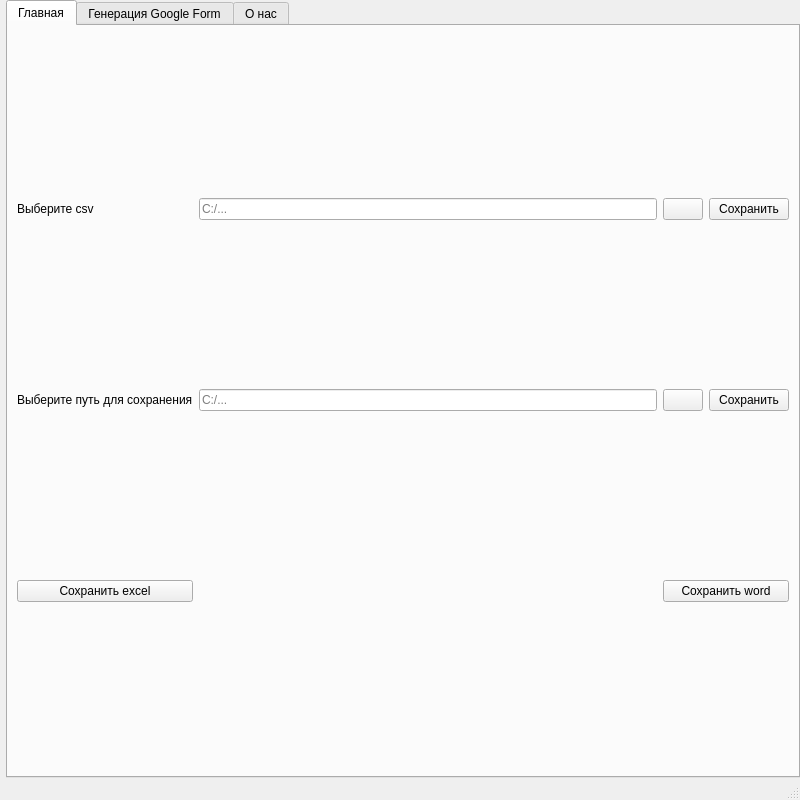
<?xml version="1.0" encoding="UTF-8"?>
<ui version="4.0">
 <class>MainWindow</class>
 <widget class="QMainWindow" name="MainWindow">
  <property name="geometry">
   <rect>
    <x>0</x>
    <y>0</y>
    <width>800</width>
    <height>800</height>
   </rect>
  </property>
  <property name="sizePolicy">
   <sizepolicy hsizetype="Expanding" vsizetype="Expanding">
    <horstretch>0</horstretch>
    <verstretch>0</verstretch>
   </sizepolicy>
  </property>
  <property name="minimumSize">
   <size>
    <width>800</width>
    <height>800</height>
   </size>
  </property>
  <property name="windowTitle">
   <string>Студенческая оценка преподавания</string>
  </property>
  <widget class="QWidget" name="centralwidget">
   <property name="sizePolicy">
    <sizepolicy hsizetype="Expanding" vsizetype="Expanding">
     <horstretch>0</horstretch>
     <verstretch>0</verstretch>
    </sizepolicy>
   </property>
   <property name="maximumSize">
    <size>
     <width>16777215</width>
     <height>16777215</height>
    </size>
   </property>
   <layout class="QFormLayout" name="formLayout">
    <property name="leftMargin">
     <number>0</number>
    </property>
    <property name="topMargin">
     <number>0</number>
    </property>
    <property name="rightMargin">
     <number>0</number>
    </property>
    <property name="bottomMargin">
     <number>0</number>
    </property>
    <item row="0" column="0">
     <layout class="QGridLayout" name="gridLayout"/>
    </item>
    <item row="0" column="1">
     <widget class="QTabWidget" name="tabWidget">
      <property name="currentIndex">
       <number>0</number>
      </property>
      <widget class="QWidget" name="main_tab">
       <attribute name="title">
        <string>Главная</string>
       </attribute>
       <layout class="QGridLayout" name="gridLayout_4">
        <item row="0" column="0">
         <widget class="QLabel" name="label_7">
          <property name="text">
           <string>Выберите csv</string>
          </property>
         </widget>
        </item>
        <item row="0" column="2">
         <widget class="QLineEdit" name="csv_path">
          <property name="placeholderText">
           <string>C:/...</string>
          </property>
         </widget>
        </item>
        <item row="0" column="4">
         <widget class="QPushButton" name="csv_save">
          <property name="text">
           <string>Сохранить</string>
          </property>
         </widget>
        </item>
        <item row="2" column="0">
         <widget class="QPushButton" name="save_excel">
          <property name="text">
           <string>Сохранить excel</string>
          </property>
         </widget>
        </item>
        <item row="1" column="0">
         <widget class="QLabel" name="label_8">
          <property name="text">
           <string>Выберите путь для сохранения</string>
          </property>
         </widget>
        </item>
        <item row="1" column="2">
         <widget class="QLineEdit" name="out_path">
          <property name="placeholderText">
           <string>C:/...</string>
          </property>
         </widget>
        </item>
        <item row="1" column="4">
         <widget class="QPushButton" name="save_out">
          <property name="text">
           <string>Сохранить</string>
          </property>
         </widget>
        </item>
        <item row="0" column="3">
         <widget class="QPushButton" name="csv_picker">
          <property name="text">
           <string/>
          </property>
         </widget>
        </item>
        <item row="1" column="3">
         <widget class="QPushButton" name="out_file_picker">
          <property name="text">
           <string/>
          </property>
         </widget>
        </item>
        <item row="2" column="3" colspan="2">
         <widget class="QPushButton" name="save_word">
          <property name="text">
           <string>Сохранить word</string>
          </property>
         </widget>
        </item>
       </layout>
      </widget>
      <widget class="QWidget" name="generating_gform_tab">
       <property name="sizePolicy">
        <sizepolicy hsizetype="Preferred" vsizetype="Preferred">
         <horstretch>0</horstretch>
         <verstretch>0</verstretch>
        </sizepolicy>
       </property>
       <property name="layoutDirection">
        <enum>Qt::LeftToRight</enum>
       </property>
       <property name="autoFillBackground">
        <bool>false</bool>
       </property>
       <attribute name="title">
        <string>Генерация Google Form</string>
       </attribute>
       <layout class="QGridLayout" name="_2" columnstretch="0,0,0,0">
        <item row="4" column="3">
         <widget class="QTextEdit" name="teachers">
          <property name="placeholderText">
           <string>&quot;ФИО 1&quot;, &quot;ФИО 2&quot;, ...</string>
          </property>
         </widget>
        </item>
        <item row="3" column="3">
         <widget class="QTextEdit" name="subjects">
          <property name="placeholderText">
           <string>&quot;Макроэкономика&quot;, &quot;SWOT-анализ&quot;, &quot;Менеджмент: концепции и технологии 21 века&quot;, &quot;Маркетинг&quot;, &quot;Теория вероятностей и математическая статистика&quot;, &quot;Правовая грамотность&quot;, &quot;Английский язык&quot;, &quot;История России&quot;</string>
          </property>
         </widget>
        </item>
        <item row="3" column="0">
         <widget class="QLabel" name="label_4">
          <property name="text">
           <string>Предметы (в кавчках, через запятую):</string>
          </property>
         </widget>
        </item>
        <item row="8" column="0">
         <widget class="QComboBox" name="questions_for_teachers_combobox">
          <property name="maximumSize">
           <size>
            <width>300</width>
            <height>16777215</height>
           </size>
          </property>
          <item>
           <property name="text">
            <string>Ясность требований, предъявляемых к студентам: </string>
           </property>
          </item>
          <item>
           <property name="text">
            <string>Ясность и последовательность изложения материала:</string>
           </property>
          </item>
          <item>
           <property name="text">
            <string>Контакт преподавателя с аудиторией:</string>
           </property>
          </item>
          <item>
           <property name="text">
            <string>Возможность внеаудиторного общения по учебным и научным вопросам:</string>
           </property>
          </item>
          <item>
           <property name="text">
            <string>Что вам нравится в работе данного преподавателя (успешные практики и форматы, стиль взаимодействия и др.)?</string>
           </property>
          </item>
          <item>
           <property name="text">
            <string>Что бы вы предложили изменить в работе данного преподавателя (чего не хватает, что кажется лишним и т.д.)?</string>
           </property>
          </item>
         </widget>
        </item>
        <item row="8" column="1">
         <widget class="QCheckBox" name="isrequired_subject_2">
          <property name="text">
           <string/>
          </property>
         </widget>
        </item>
        <item row="8" column="3">
         <widget class="QTextEdit" name="variants_for_teacher">
          <property name="placeholderText">
           <string>Варианты ответа (в кавычках, через запятую, поставить галочку если вопрос обязательный. Оставить поле пустым, если нужно вводить ответ с клавиатуры)</string>
          </property>
         </widget>
        </item>
        <item row="7" column="3">
         <widget class="QTextEdit" name="questions_for_teachers">
          <property name="html">
           <string>&lt;!DOCTYPE HTML PUBLIC &quot;-//W3C//DTD HTML 4.0//EN&quot; &quot;http://www.w3.org/TR/REC-html40/strict.dtd&quot;&gt;
&lt;html&gt;&lt;head&gt;&lt;meta name=&quot;qrichtext&quot; content=&quot;1&quot; /&gt;&lt;style type=&quot;text/css&quot;&gt;
p, li { white-space: pre-wrap; }
&lt;/style&gt;&lt;/head&gt;&lt;body style=&quot; font-family:'MS Shell Dlg 2'; font-size:7.8pt; font-weight:400; font-style:normal;&quot;&gt;
&lt;p style=&quot;-qt-paragraph-type:empty; margin-top:0px; margin-bottom:0px; margin-left:0px; margin-right:0px; -qt-block-indent:0; text-indent:0px;&quot;&gt;&lt;br /&gt;&lt;/p&gt;&lt;/body&gt;&lt;/html&gt;</string>
          </property>
          <property name="placeholderText">
           <string>&quot;Ясность требований, предъявляемых к студентам: &quot;, ...</string>
          </property>
         </widget>
        </item>
        <item row="1" column="0">
         <widget class="QLabel" name="label_2">
          <property name="text">
           <string>Заголовок формы:</string>
          </property>
         </widget>
        </item>
        <item row="4" column="0">
         <widget class="QComboBox" name="subjects_combobox">
          <property name="sizePolicy">
           <sizepolicy hsizetype="Expanding" vsizetype="Fixed">
            <horstretch>0</horstretch>
            <verstretch>0</verstretch>
           </sizepolicy>
          </property>
          <property name="maximumSize">
           <size>
            <width>300</width>
            <height>16777215</height>
           </size>
          </property>
          <property name="editable">
           <bool>false</bool>
          </property>
          <property name="currentText">
           <string>Макроэкономика</string>
          </property>
          <item>
           <property name="text">
            <string>Макроэкономика</string>
           </property>
          </item>
          <item>
           <property name="text">
            <string>SWOT-анализ: проектный семинар</string>
           </property>
          </item>
          <item>
           <property name="text">
            <string>Менеджмент: концепции и технологии 21 века</string>
           </property>
          </item>
          <item>
           <property name="text">
            <string>Маркетинг</string>
           </property>
          </item>
          <item>
           <property name="text">
            <string>Теория вероятностей и математическая статистика</string>
           </property>
          </item>
          <item>
           <property name="text">
            <string>Правовая грамотность</string>
           </property>
          </item>
          <item>
           <property name="text">
            <string>Английский язык</string>
           </property>
          </item>
          <item>
           <property name="text">
            <string>История России</string>
           </property>
          </item>
         </widget>
        </item>
        <item row="0" column="0">
         <widget class="QLabel" name="label">
          <property name="text">
           <string>Ссылка на Google Script:</string>
          </property>
         </widget>
        </item>
        <item row="2" column="0">
         <widget class="QLabel" name="label_3">
          <property name="text">
           <string>Описание формы:</string>
          </property>
         </widget>
        </item>
        <item row="6" column="0">
         <widget class="QComboBox" name="questions_for_subject_combobox">
          <property name="sizePolicy">
           <sizepolicy hsizetype="Expanding" vsizetype="Fixed">
            <horstretch>0</horstretch>
            <verstretch>0</verstretch>
           </sizepolicy>
          </property>
          <property name="maximumSize">
           <size>
            <width>300</width>
            <height>16777215</height>
           </size>
          </property>
          <item>
           <property name="text">
            <string>Полезность курса для вашей будущей карьеры:</string>
           </property>
          </item>
          <item>
           <property name="text">
            <string>Полезность курса для расширения кругозора и разностороннего развития:</string>
           </property>
          </item>
          <item>
           <property name="text">
            <string>Новизна полученных знаний:</string>
           </property>
          </item>
          <item>
           <property name="text">
            <string>Сложность курса для успешного прохождения («1» — курс очень легкий, «10» — курс очень сложный для прохождения):</string>
           </property>
          </item>
          <item>
           <property name="text">
            <string>Оцените соответствие содержания курса (лекции, практические работы, самостоятельные работы студентов) с программой экзамена ( «1» — полное несоответствие,  «5» — полное соответствие):</string>
           </property>
          </item>
          <item>
           <property name="text">
            <string>Оцените сложность экзамена от 1 до 5 («1» - очень легкий, «5» - очень сложный):</string>
           </property>
          </item>
          <item>
           <property name="text">
            <string>Что показалось вам полезным в содержании и организации данного курса (эффективные подходы, интересные темы, формы контроля, значимость для определенных практических задач и т.д.)?</string>
           </property>
          </item>
          <item>
           <property name="text">
            <string>Что бы вы предложили изменить в содержании и организации данного курса (чего не хватило, что показалось лишним или неэффективным и т.д.):</string>
           </property>
          </item>
         </widget>
        </item>
        <item row="2" column="3">
         <widget class="QLineEdit" name="description_form">
          <property name="placeholderText">
           <string>Студенческая оценка преподавания — это ключевой механизм обратной связи об учебном процессе. Опрос анонимный.</string>
          </property>
         </widget>
        </item>
        <item row="6" column="3">
         <widget class="QTextEdit" name="variants_for_questions">
          <property name="placeholderText">
           <string>Варианты ответа (в кавычках, через запятую, поставить галочку если вопрос обязательный. Оставить поле пустым, если нужно вводить ответ с клавиатуры)</string>
          </property>
         </widget>
        </item>
        <item row="1" column="3">
         <widget class="QLineEdit" name="name_form">
          <property name="placeholderText">
           <string>Тестовая форма</string>
          </property>
         </widget>
        </item>
        <item row="7" column="0">
         <widget class="QLabel" name="label_6">
          <property name="text">
           <string>Вопросы для преподавателей:</string>
          </property>
         </widget>
        </item>
        <item row="6" column="1">
         <widget class="QCheckBox" name="isrequired_subject">
          <property name="text">
           <string/>
          </property>
         </widget>
        </item>
        <item row="5" column="3">
         <widget class="QTextEdit" name="questions_for_subject">
          <property name="placeholderText">
           <string>&quot;Полезность курса для вашей будущей карьеры:&quot;, ...</string>
          </property>
         </widget>
        </item>
        <item row="0" column="3">
         <widget class="QLineEdit" name="url_script">
          <property name="placeholderText">
           <string>/script.google.com/macros/s/*/exec</string>
          </property>
         </widget>
        </item>
        <item row="5" column="0">
         <widget class="QLabel" name="label_5">
          <property name="text">
           <string>Вопросы для дисциплин:</string>
          </property>
         </widget>
        </item>
        <item row="9" column="3">
         <widget class="QPushButton" name="finish_button">
          <property name="text">
           <string>Создать форму</string>
          </property>
         </widget>
        </item>
       </layout>
      </widget>
      <widget class="QWidget" name="about_tab">
       <attribute name="title">
        <string>О нас</string>
       </attribute>
       <layout class="QGridLayout" name="gridLayout_2">
        <item row="0" column="0">
         <widget class="QLabel" name="about_us_label">
          <property name="font">
           <font>
            <pointsize>14</pointsize>
           </font>
          </property>
          <property name="text">
           <string>&lt;html&gt;&lt;head/&gt;&lt;body&gt;&lt;p&gt;По всем багам и ошибкам программы &lt;/p&gt;&lt;p&gt;просьба обращаться нам&lt;/p&gt;&lt;p&gt;Наша команда: &lt;/p&gt;&lt;p&gt;Чернобай Егор, НовГУ 3091, &lt;a href=&quot;https://t.me/another_useless_nickname&quot;&gt;&lt;span style=&quot; text-decoration: underline; color:#0000ff;&quot;&gt;Телеграм&lt;/span&gt;&lt;/a&gt;, Chernobai.e.s@ya.ru&lt;/p&gt;&lt;/body&gt;&lt;/html&gt;</string>
          </property>
          <property name="alignment">
           <set>Qt::AlignCenter</set>
          </property>
          <property name="textInteractionFlags">
           <set>Qt::LinksAccessibleByMouse|Qt::TextSelectableByMouse</set>
          </property>
         </widget>
        </item>
       </layout>
      </widget>
     </widget>
    </item>
   </layout>
  </widget>
  <widget class="QStatusBar" name="statusBar"/>
 </widget>
 <resources/>
 <connections/>
</ui>
